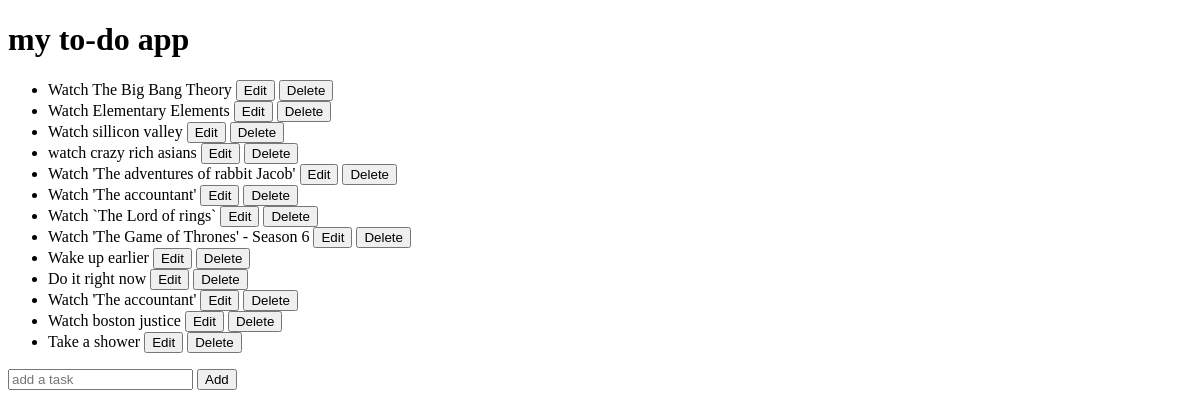
Before: / with the older database file.
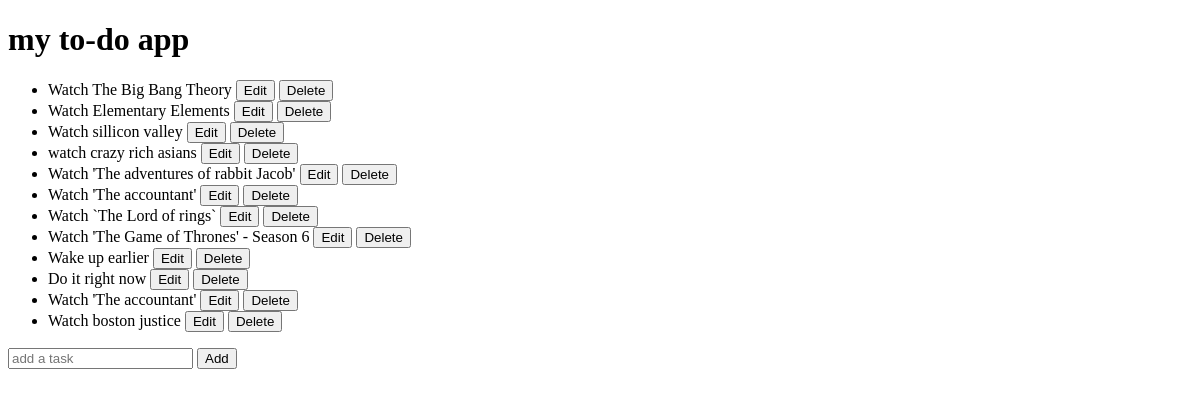
After: the same page with the newer database file.
### todo/models.py (models this page shows)
class Todo(models.Model):
    name = models.CharField(max_length=64)
    def __str__(self):
        return f"{self.name}"

### todo/views.py (the view)
# urls.py: path("", views.index, name="index"),
def index(request):
    context = {
        "todo_list": Todo.objects.all()
    }
    return render(request, "todo/index.html", context)

### todo/templates/todo/index.html (shortened to what this page needs)
<!DOCTYPE html>
<html lang="en" dir="ltr">
  <head>
  </head>
  <body>
    <h1>my to-do app</h1>
    <ul>
      {% for todo in todo_list %}
      <li>
        {{ todo }}
        <form style="display: inline" action={% url 'edit' todo.id %} method="post">
          <input type="submit" value="Edit">
        </form>
        <form style="display: inline" action={% url 'delete' todo.id %} method="post">
          <input type="submit" value="Delete">
        </form>
      </li>
      {% endfor %}
    </ul>
    <form action={% url "add"  %} method="post">
      <input type="text" name="todo-input" placeholder="add a task">
      <input type="submit" value="Add">
    </form>
  </body>
</html>

Changed rows visible on the page:
removed Todo: name "Take a shower"
